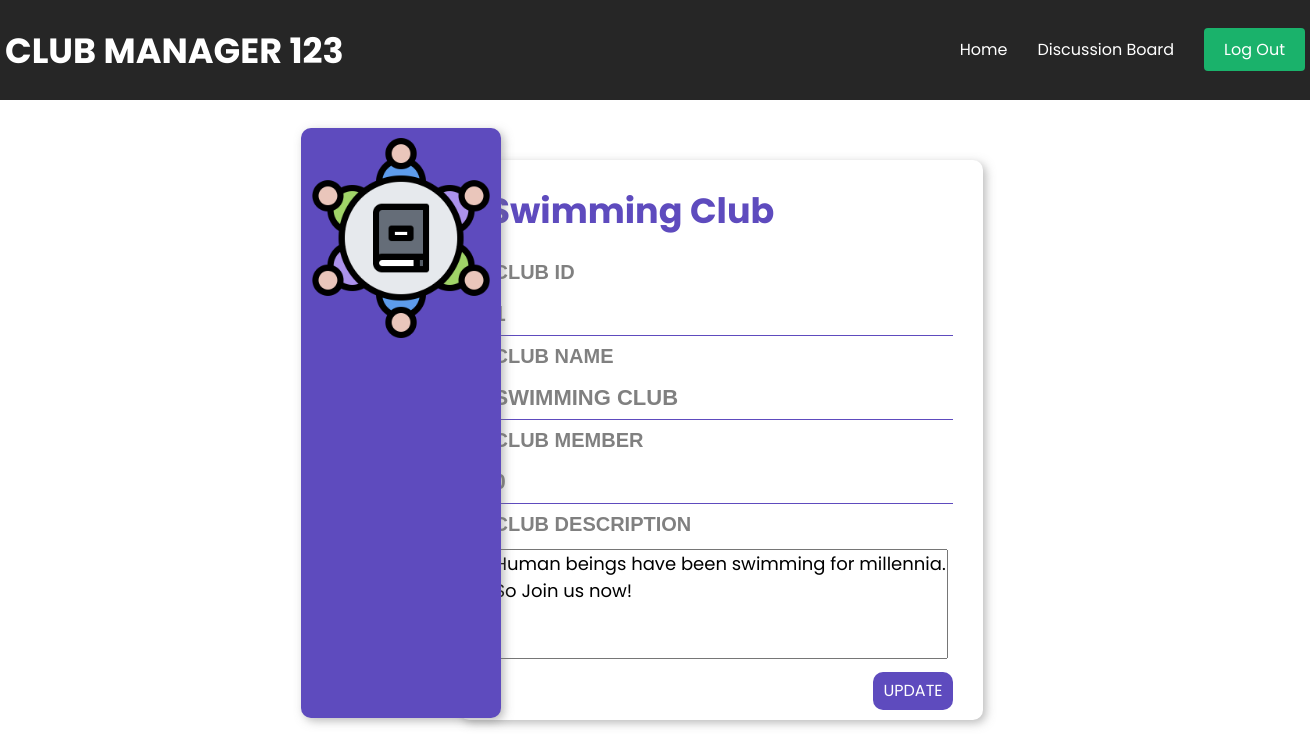
Page /php/comclub.php (signed in) on the committed database.
### tables this page shows
CREATE TABLE IF NOT EXISTS `club` (
  `club_ID` int NOT NULL AUTO_INCREMENT,
  `club_name` varchar(255) NOT NULL,
  `club_desc` varchar(255) NOT NULL,
  `club_member_count` int NOT NULL,
  PRIMARY KEY (`club_ID`),
  UNIQUE KEY `club_name` (`club_name`),
  KEY `club_ID` (`club_ID`)
);

### php/comclub.php (the view, shortened to what this page needs)
<?php
include '../template/comNavbar.php';
$sql = "SELECT * FROM club WHERE club_id ='".$_SESSION['committeeClubID']."'";
$result = mysqli_query($_SESSION["conn"], $sql);
$row = $result -> fetch_assoc();
?>
<!DOCTYPE html>
<html lang="en">
<head>
  <link rel="stylesheet" href="https://cdn.jsdelivr.net/npm/bootstrap@4.6.1/dist/css/bootstrap.min.css">
</head>
<?php
echo'
<body>
  <div class="left-panel">
    <div class="img">
    <img src="../images/club.png"  width="200" height="200">
    </div>
  </div>
  <div class="container">
    <h2>'.$row['club_name'].'</h2>
    <table class="field">
    <tbody>
      <tr>
      <th>Club Id</th>
      </tr>
      <tr>
      <th class="fixed">'.$row['club_ID'].'</th>
      </tr>
      <tr>
      <th>Club Name</th>
      </tr>
      <tr>
      <th class="fixed">'.$row['club_name'].'</th>
      </tr>
      </tr>
      <tr>
      <th>Club Member</th>
      </tr>
      <tr>
      <th class="fixed">'.$row['club_member_count'].'</th>
      </tr>
      <tr>
      <th>Club Description</th>
      </tr>
      <tr>
      <td><textarea class="input" id="desc" rows="4" cols="52">'.$row['club_desc'].'</textarea></td>
      </tr>
    <tbody>
    </table>
    <button type="button">UPDATE</button>
  </div>'
  ?>
</body>
</html>

### css/navbar_.css (style rules this page uses)
* { margin: 0; padding: 0; list-style: none; text-decoration: none; }

### php/comclub.php (style rules this page uses)
html { overflow:scroll; }
body { background-color:white; }
.left-panel { height:590px; width:200px; background-color:rgb(94, 75, 190); position:absolute; left:23%; top:16%; border-radius:10px; z-index:10; box-shadow: 3px 3px 10px rgba(119,119,119,.5); }
.container { position:absolute; left:35%; top:20%; height:560px; background-color:white; border-radius: 10px; padding:30px; width:40%; box-shadow: 3px 3px 10px rgba(119,119,119,.5); }
h2 { color:rgb(94, 75, 190); font-family:'Poppins'; font-size: 35px; font-weight:bold; }
.field { color: grey; font-size:20px; font-weight:bold; margin-top:20px; text-transform: uppercase; }
button { float:right; padding: 7px 10px; background-color:rgb(94, 75, 190); color:white; font-family:'Poppins'; border:none; border-radius:10px; }
.img { margin-top:10px; }
table,th,td { width:100%; padding:5px; font-family:"Robotto",sans-serif; }
.fixed { border-bottom: 1px solid rgb(94, 75, 190); font-size: 22px; }
.input { font-size:18px; width:100%; margin:0 auto; font-family:'Poppins'; resize:none; }

### rows in the picture
club: club_name "Swimming Club", club_name "SWIMMING CLUB", club_desc "Human beings have been swimming for millennia. So Join us now!"
